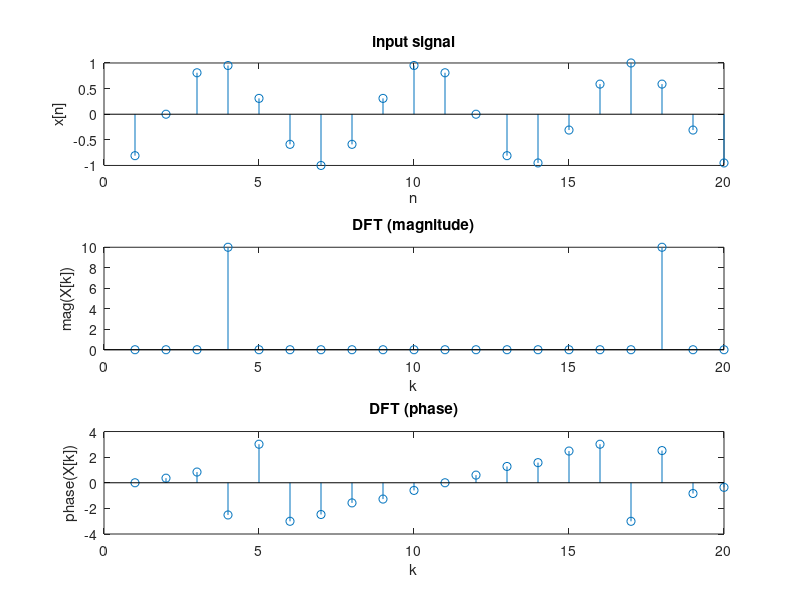

Write MATLAB code to recreate this figure.
N = 20;
w0 = 3*pi/10;
n_range = 0:19;
x = sin(w0*(n_range-1));
Y = fft(x,N);
figure();
subplot(3,1,1);
stem(x);
xlabel("n");
ylabel("x[n]");
title("input signal");

subplot(3,1,2);
stem(abs(Y));
xlabel("k");
ylabel("mag(X[k])");
title("DFT (magnitude)");

subplot(3,1,3);
stem(angle(Y));
xlabel("k");
ylabel("phase(X[k])");
title("DFT (phase)");